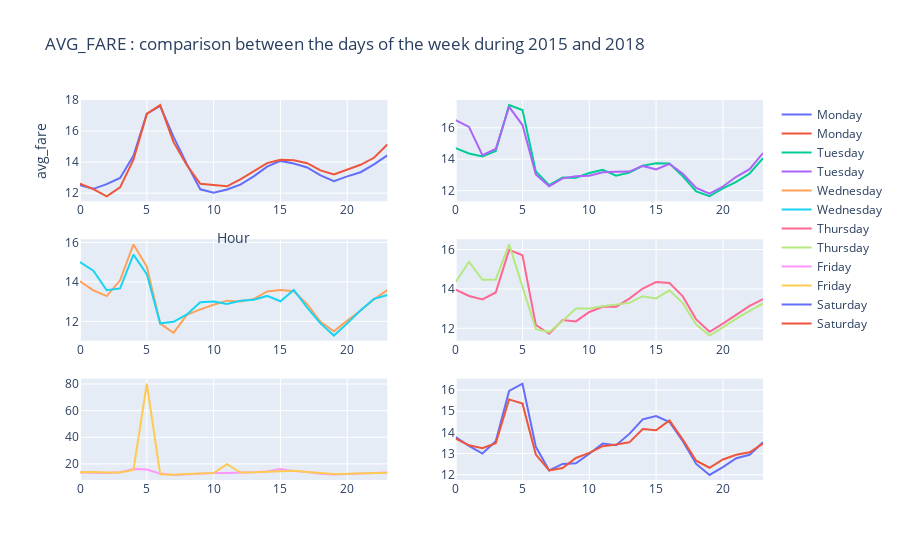

The cell this chart's notebook holds for it:
### Code cell
plot_comp(fig1_fare,fig2_fare,"AVG_FARE : comparison between the days of the week during 2015 and 2018","avg_fare")

### Figure 1 — Plotly figure (JSON) as saved in the notebook; plotly's stock layout.template omitted (floating-point values rounded to 4 significant figures)
{"data": [{"name": "Monday", "type": "scatter", "x": [0, 1, 2, 3, 4, 5, 6, 7, 8, 9, 10, 11, 12, 13, 14, 15, 16, 17, 18, 19, 20, 21, 22, 23], "xaxis": "x", "y": [12.51, 12.28, 12.58, 12.98, 14.41, 17.12, 17.62, 15.63, 13.87, 12.25, 12.03, 12.24, 12.55, 13.08, 13.71, 14.08, 13.91, 13.66, 13.15, 12.78, 13.08, 13.35, 13.86, 14.44], "yaxis": "y"}, {"name": "Monday", "type": "scatter", "x": [0, 1, 2, 3, 4, 5, 6, 7, 8, 9, 10, 11, 12, 13, 14, 15, 16, 17, 18, 19, 20, 21, 22, 23], "xaxis": "x", "y": [12.62, 12.26, 11.8, 12.37, 14.16, 17.11, 17.68, 15.29, 13.8, 12.6, 12.53, 12.44, 12.89, 13.41, 13.94, 14.15, 14.12, 13.93, 13.47, 13.2, 13.51, 13.83, 14.28, 15.14], "yaxis": "y"}, {"name": "Tuesday", "type": "scatter", "x": [0, 1, 2, 3, 4, 5, 6, 7, 8, 9, 10, 11, 12, 13, 14, 15, 16, 17, 18, 19, 20, 21, 22, 23], "xaxis": "x2", "y": [14.7, 14.36, 14.17, 14.52, 17.44, 17.12, 13.22, 12.35, 12.83, 12.82, 13.12, 13.33, 12.95, 13.15, 13.58, 13.74, 13.72, 12.91, 11.95, 11.64, 12.14, 12.55, 13.09, 14.06], "yaxis": "y2"}, {"name": "Tuesday", "type": "scatter", "x": [0, 1, 2, 3, 4, 5, 6, 7, 8, 9, 10, 11, 12, 13, 14, 15, 16, 17, 18, 19, 20, 21, 22, 23], "xaxis": "x2", "y": [16.48, 16.05, 14.26, 14.65, 17.33, 16.17, 13.03, 12.27, 12.78, 12.92, 12.95, 13.17, 13.2, 13.21, 13.57, 13.34, 13.7, 13.07, 12.17, 11.81, 12.26, 12.88, 13.36, 14.39], "yaxis": "y2"}, {"name": "Wednesday", "type": "scatter", "x": [0, 1, 2, 3, 4, 5, 6, 7, 8, 9, 10, 11, 12, 13, 14, 15, 16, 17, 18, 19, 20, 21, 22, 23], "xaxis": "x3", "y": [14.03, 13.57, 13.28, 14.08, 15.9, 14.78, 11.89, 11.42, 12.33, 12.61, 12.84, 13.05, 13.01, 13.13, 13.52, 13.59, 13.53, 12.87, 11.98, 11.5, 12.04, 12.55, 13.12, 13.58], "yaxis": "y3"}, {"name": "Wednesday", "type": "scatter", "x": [0, 1, 2, 3, 4, 5, 6, 7, 8, 9, 10, 11, 12, 13, 14, 15, 16, 17, 18, 19, 20, 21, 22, 23], "xaxis": "x3", "y": [15.01, 14.57, 13.58, 13.67, 15.38, 14.39, 11.9, 11.98, 12.35, 12.97, 13.01, 12.88, 13.05, 13.1, 13.29, 13.02, 13.59, 12.7, 11.9, 11.28, 11.9, 12.56, 13.14, 13.34], "yaxis": "y3"}, {"name": "Thursday", "type": "scatter", "x": [0, 1, 2, 3, 4, 5, 6, 7, 8, 9, 10, 11, 12, 13, 14, 15, 16, 17, 18, 19, 20, 21, 22, 23], "xaxis": "x4", "y": [13.96, 13.64, 13.47, 13.82, 15.98, 15.71, 12.17, 11.72, 12.42, 12.35, 12.83, 13.09, 13.09, 13.51, 14.02, 14.35, 14.3, 13.62, 12.45, 11.82, 12.24, 12.69, 13.14, 13.48], "yaxis": "y4"}, {"name": "Thursday", "type": "scatter", "x": [0, 1, 2, 3, 4, 5, 6, 7, 8, 9, 10, 11, 12, 13, 14, 15, 16, 17, 18, 19, 20, 21, 22, 23], "xaxis": "x4", "y": [14.35, 15.38, 14.46, 14.48, 16.26, 14.07, 11.96, 11.81, 12.37, 13.01, 13.01, 13.12, 13.19, 13.29, 13.63, 13.52, 13.93, 13.28, 12.19, 11.63, 12.05, 12.49, 12.88, 13.26], "yaxis": "y4"}, {"name": "Friday", "type": "scatter", "x": [0, 1, 2, 3, 4, 5, 6, 7, 8, 9, 10, 11, 12, 13, 14, 15, 16, 17, 18, 19, 20, 21, 22, 23], "xaxis": "x5", "y": [13.52, 13.28, 13.25, 13.75, 16.12, 15.78, 12.73, 11.73, 12.4, 12.6, 13.2, 13.22, 13.35, 13.67, 14.29, 16.25, 14.59, 13.97, 12.57, 12.13, 12.4, 12.96, 13.51, 13.52], "yaxis": "y5"}, {"name": "Friday", "type": "scatter", "x": [0, 1, 2, 3, 4, 5, 6, 7, 8, 9, 10, 11, 12, 13, 14, 15, 16, 17, 18, 19, 20, 21, 22, 23], "xaxis": "x5", "y": [13.71, 13.93, 13.53, 13.62, 15.47, 80.21, 12.24, 11.91, 12.51, 13.02, 13.14, 19.78, 13.56, 13.71, 14.21, 14.28, 14.89, 14.01, 13.04, 12.49, 12.53, 12.93, 13.4, 13.34], "yaxis": "y5"}, {"name": "Saturday ", "type": "scatter", "x": [0, 1, 2, 3, 4, 5, 6, 7, 8, 9, 10, 11, 12, 13, 14, 15, 16, 17, 18, 19, 20, 21, 22, 23], "xaxis": "x6", "y": [13.78, 13.36, 13, 13.58, 15.96, 16.3, 13.32, 12.2, 12.51, 12.54, 12.99, 13.47, 13.39, 13.93, 14.62, 14.77, 14.49, 13.58, 12.51, 11.99, 12.36, 12.78, 12.94, 13.53], "yaxis": "y6"}, {"name": "Saturday ", "type": "scatter", "x": [0, 1, 2, 3, 4, 5, 6, 7, 8, 9, 10, 11, 12, 13, 14, 15, 16, 17, 18, 19, 20, 21, 22, 23], "xaxis": "x6", "y": [13.71, 13.39, 13.25, 13.49, 15.56, 15.36, 12.95, 12.2, 12.32, 12.79, 13.03, 13.35, 13.43, 13.53, 14.16, 14.1, 14.57, 13.66, 12.66, 12.33, 12.72, 12.94, 13.06, 13.47], "yaxis": "y6"}], "layout": {"title": {"text": "AVG_FARE : comparison between the days of the week during 2015 and 2018"}, "xaxis": {"anchor": "y", "domain": [0, 0.45], "title": {"text": "Hour"}}, "xaxis2": {"anchor": "y2", "domain": [0.55, 1]}, "xaxis3": {"anchor": "y3", "domain": [0, 0.45]}, "xaxis4": {"anchor": "y4", "domain": [0.55, 1]}, "xaxis5": {"anchor": "y5", "domain": [0, 0.45]}, "xaxis6": {"anchor": "y6", "domain": [0.55, 1]}, "yaxis": {"anchor": "x", "domain": [0.7333, 1], "title": {"text": "avg_fare"}}, "yaxis2": {"anchor": "x2", "domain": [0.7333, 1]}, "yaxis3": {"anchor": "x3", "domain": [0.3667, 0.6333]}, "yaxis4": {"anchor": "x4", "domain": [0.3667, 0.6333]}, "yaxis5": {"anchor": "x5", "domain": [0, 0.2667]}, "yaxis6": {"anchor": "x6", "domain": [0, 0.2667]}}}
